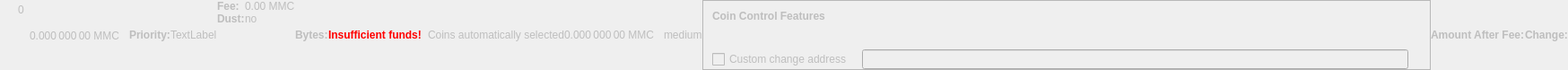
    <widget class="QWidget" name="dummyHideWidget" native="true">
     <property name="enabled">
      <bool>false</bool>
     </property>
     <property name="maximumSize">
      <size>
       <width>100</width>
       <height>22</height>
      </size>
     </property>
     <layout class="QHBoxLayout" name="dummyHideLayout">
      <property name="spacing">
       <number>0</number>
      </property>
      <property name="margin">
       <number>0</number>
      </property>
      <item>
       <layout class="QFormLayout" name="formLayoutCoinControl1">
        <property name="horizontalSpacing">
         <number>10</number>
        </property>
        <property name="verticalSpacing">
         <number>14</number>
        </property>
        <property name="leftMargin">
         <number>10</number>
        </property>
        <property name="topMargin">
         <number>4</number>
        </property>
        <property name="rightMargin">
         <number>6</number>
        </property>
        <item row="0" column="1">
         <widget class="QLabel" name="labelCoinControlBytes">
          <property name="cursor">
           <cursorShape>IBeamCursor</cursorShape>
          </property>
          <property name="contextMenuPolicy">
           <enum>Qt::ActionsContextMenu</enum>
          </property>
          <property name="text">
           <string notr="true">0</string>
          </property>
          <property name="textInteractionFlags">
           <set>Qt::LinksAccessibleByMouse|Qt::TextSelectableByKeyboard|Qt::TextSelectableByMouse</set>
          </property>
         </widget>
        </item>
       </layout>
      </item>
      <item>
       <widget class="QLabel" name="labelCoinControlAfterFee">
        <property name="enabled">
         <bool>false</bool>
        </property>
        <property name="sizePolicy">
         <sizepolicy hsizetype="Fixed" vsizetype="Fixed">
          <horstretch>0</horstretch>
          <verstretch>0</verstretch>
         </sizepolicy>
        </property>
        <property name="minimumSize">
         <size>
          <width>111</width>
          <height>12</height>
         </size>
        </property>
        <property name="maximumSize">
         <size>
          <width>111</width>
          <height>12</height>
         </size>
        </property>
        <property name="cursor">
         <cursorShape>IBeamCursor</cursorShape>
        </property>
        <property name="contextMenuPolicy">
         <enum>Qt::ActionsContextMenu</enum>
        </property>
        <property name="text">
         <string notr="true">0.000 000 00 MMC</string>
        </property>
        <property name="textInteractionFlags">
         <set>Qt::LinksAccessibleByMouse|Qt::TextSelectableByKeyboard|Qt::TextSelectableByMouse</set>
        </property>
       </widget>
      </item>
      <item>
       <widget class="QLabel" name="labelCoinControlPriorityText">
        <property name="enabled">
         <bool>false</bool>
        </property>
        <property name="font">
         <font>
          <weight>75</weight>
          <bold>true</bold>
         </font>
        </property>
        <property name="text">
         <string>Priority:</string>
        </property>
       </widget>
      </item>
      <item>
       <layout class="QHBoxLayout" name="horizontalLayout">
        <item>
         <widget class="QLabel" name="WarningLabel">
          <property name="text">
           <string>TextLabel</string>
          </property>
         </widget>
        </item>
       </layout>
      </item>
      <item>
       <layout class="QFormLayout" name="formLayoutCoinControl3">
        <property name="horizontalSpacing">
         <number>0</number>
        </property>
        <property name="verticalSpacing">
         <number>0</number>
        </property>
        <property name="leftMargin">
         <number>0</number>
        </property>
        <property name="topMargin">
         <number>0</number>
        </property>
        <property name="rightMargin">
         <number>0</number>
        </property>
        <item row="0" column="0">
         <widget class="QLabel" name="labelCoinControlFeeText">
          <property name="enabled">
           <bool>false</bool>
          </property>
          <property name="font">
           <font>
            <weight>75</weight>
            <bold>true</bold>
           </font>
          </property>
          <property name="text">
           <string>Fee:</string>
          </property>
          <property name="margin">
           <number>0</number>
          </property>
         </widget>
        </item>
        <item row="0" column="1">
         <widget class="QLabel" name="labelCoinControlFee">
          <property name="enabled">
           <bool>false</bool>
          </property>
          <property name="cursor">
           <cursorShape>IBeamCursor</cursorShape>
          </property>
          <property name="contextMenuPolicy">
           <enum>Qt::ActionsContextMenu</enum>
          </property>
          <property name="text">
           <string notr="true">0.00 MMC</string>
          </property>
          <property name="textInteractionFlags">
           <set>Qt::LinksAccessibleByMouse|Qt::TextSelectableByKeyboard|Qt::TextSelectableByMouse</set>
          </property>
         </widget>
        </item>
        <item row="1" column="0">
         <widget class="QLabel" name="labelCoinControlLowOutputText">
          <property name="enabled">
           <bool>false</bool>
          </property>
          <property name="font">
           <font>
            <weight>75</weight>
            <bold>true</bold>
           </font>
          </property>
          <property name="text">
           <string>Dust:</string>
          </property>
         </widget>
        </item>
        <item row="1" column="1">
         <widget class="QLabel" name="labelCoinControlLowOutput">
          <property name="enabled">
           <bool>false</bool>
          </property>
          <property name="cursor">
           <cursorShape>IBeamCursor</cursorShape>
          </property>
          <property name="contextMenuPolicy">
           <enum>Qt::ActionsContextMenu</enum>
          </property>
          <property name="text">
           <string>no</string>
          </property>
          <property name="textInteractionFlags">
           <set>Qt::LinksAccessibleByMouse|Qt::TextSelectableByKeyboard|Qt::TextSelectableByMouse</set>
          </property>
         </widget>
        </item>
       </layout>
      </item>
      <item>
       <widget class="QLabel" name="labelCoinControlBytesText">
        <property name="enabled">
         <bool>false</bool>
        </property>
        <property name="font">
         <font>
          <weight>75</weight>
          <bold>true</bold>
         </font>
        </property>
        <property name="text">
         <string>Bytes:</string>
        </property>
       </widget>
      </item>
      <item>
       <layout class="QFormLayout" name="formLayoutCoinControl2">
        <property name="horizontalSpacing">
         <number>0</number>
        </property>
        <property name="verticalSpacing">
         <number>0</number>
        </property>
        <property name="leftMargin">
         <number>0</number>
        </property>
        <property name="topMargin">
         <number>0</number>
        </property>
        <property name="rightMargin">
         <number>0</number>
        </property>
       </layout>
      </item>
      <item>
       <layout class="QHBoxLayout" name="horizontalLayoutCoinControl2">
        <property name="spacing">
         <number>0</number>
        </property>
        <property name="bottomMargin">
         <number>0</number>
        </property>
       </layout>
      </item>
      <item>
       <widget class="QLabel" name="labelCoinControlInsuffFunds">
        <property name="enabled">
         <bool>false</bool>
        </property>
        <property name="minimumSize">
         <size>
          <width>0</width>
          <height>0</height>
         </size>
        </property>
        <property name="font">
         <font>
          <weight>75</weight>
          <bold>true</bold>
         </font>
        </property>
        <property name="styleSheet">
         <string notr="true">color:red;font-weight:bold;</string>
        </property>
        <property name="text">
         <string>Insufficient funds!</string>
        </property>
        <property name="margin">
         <number>5</number>
        </property>
       </widget>
      </item>
      <item>
       <layout class="QFormLayout" name="formLayoutCoinControl4">
        <property name="horizontalSpacing">
         <number>0</number>
        </property>
        <property name="verticalSpacing">
         <number>0</number>
        </property>
        <property name="leftMargin">
         <number>0</number>
        </property>
        <property name="topMargin">
         <number>0</number>
        </property>
        <property name="rightMargin">
         <number>0</number>
        </property>
       </layout>
      </item>
      <item>
       <widget class="QLabel" name="labelCoinControlChangeLabel">
        <property name="enabled">
         <bool>false</bool>
        </property>
        <property name="sizePolicy">
         <sizepolicy hsizetype="Preferred" vsizetype="Expanding">
          <horstretch>0</horstretch>
          <verstretch>0</verstretch>
         </sizepolicy>
        </property>
        <property name="minimumSize">
         <size>
          <width>0</width>
          <height>0</height>
         </size>
        </property>
        <property name="text">
         <string/>
        </property>
        <property name="margin">
         <number>3</number>
        </property>
       </widget>
      </item>
      <item>
       <widget class="QLabel" name="labelCoinControlAutomaticallySelected">
        <property name="enabled">
         <bool>false</bool>
        </property>
        <property name="sizePolicy">
         <sizepolicy hsizetype="Fixed" vsizetype="Fixed">
          <horstretch>0</horstretch>
          <verstretch>0</verstretch>
         </sizepolicy>
        </property>
        <property name="minimumSize">
         <size>
          <width>0</width>
          <height>0</height>
         </size>
        </property>
        <property name="maximumSize">
         <size>
          <width>240</width>
          <height>16777215</height>
         </size>
        </property>
        <property name="text">
         <string>Coins automatically selected</string>
        </property>
        <property name="margin">
         <number>5</number>
        </property>
       </widget>
      </item>
      <item>
       <widget class="QLabel" name="labelCoinControlChange">
        <property name="enabled">
         <bool>false</bool>
        </property>
        <property name="sizePolicy">
         <sizepolicy hsizetype="Fixed" vsizetype="Fixed">
          <horstretch>0</horstretch>
          <verstretch>0</verstretch>
         </sizepolicy>
        </property>
        <property name="minimumSize">
         <size>
          <width>111</width>
          <height>0</height>
         </size>
        </property>
        <property name="maximumSize">
         <size>
          <width>111</width>
          <height>16777215</height>
         </size>
        </property>
        <property name="cursor">
         <cursorShape>IBeamCursor</cursorShape>
        </property>
        <property name="contextMenuPolicy">
         <enum>Qt::ActionsContextMenu</enum>
        </property>
        <property name="text">
         <string notr="true">0.000 000 00 MMC</string>
        </property>
        <property name="textInteractionFlags">
         <set>Qt::LinksAccessibleByMouse|Qt::TextSelectableByKeyboard|Qt::TextSelectableByMouse</set>
        </property>
       </widget>
      </item>
      <item>
       <widget class="QLabel" name="labelCoinControlPriority">
        <property name="enabled">
         <bool>false</bool>
        </property>
        <property name="cursor">
         <cursorShape>IBeamCursor</cursorShape>
        </property>
        <property name="contextMenuPolicy">
         <enum>Qt::ActionsContextMenu</enum>
        </property>
        <property name="text">
         <string>medium</string>
        </property>
        <property name="textInteractionFlags">
         <set>Qt::LinksAccessibleByMouse|Qt::TextSelectableByKeyboard|Qt::TextSelectableByMouse</set>
        </property>
       </widget>
      </item>
      <item>
       <widget class="QFrame" name="frameCoinControl">
        <property name="sizePolicy">
         <sizepolicy hsizetype="Expanding" vsizetype="Expanding">
          <horstretch>0</horstretch>
          <verstretch>0</verstretch>
         </sizepolicy>
        </property>
        <property name="maximumSize">
         <size>
          <width>16777215</width>
          <height>16777215</height>
         </size>
        </property>
        <property name="frameShape">
         <enum>QFrame::StyledPanel</enum>
        </property>
        <property name="frameShadow">
         <enum>QFrame::Sunken</enum>
        </property>
        <layout class="QVBoxLayout" name="verticalLayoutCoinControl2_2">
         <property name="spacing">
          <number>0</number>
         </property>
         <property name="margin">
          <number>0</number>
         </property>
         <item>
          <layout class="QVBoxLayout" name="verticalLayoutCoinControl" stretch="0,0,0,1">
           <property name="spacing">
            <number>0</number>
           </property>
           <property name="leftMargin">
            <number>10</number>
           </property>
           <property name="topMargin">
            <number>10</number>
           </property>
           <item>
            <layout class="QHBoxLayout" name="horizontalLayoutCoinControl1">
             <property name="bottomMargin">
              <number>15</number>
             </property>
             <item>
              <widget class="QLabel" name="labelCoinControlFeatures">
               <property name="enabled">
                <bool>false</bool>
               </property>
               <property name="sizePolicy">
                <sizepolicy hsizetype="Preferred" vsizetype="Maximum">
                 <horstretch>0</horstretch>
                 <verstretch>0</verstretch>
                </sizepolicy>
               </property>
               <property name="font">
                <font>
                 <weight>75</weight>
                 <bold>true</bold>
                </font>
               </property>
               <property name="styleSheet">
                <string notr="true">font-weight:bold;</string>
               </property>
               <property name="text">
                <string>Coin Control Features</string>
               </property>
              </widget>
             </item>
            </layout>
           </item>
           <item>
            <widget class="QWidget" name="widgetCoinControl" native="true">
             <property name="sizePolicy">
              <sizepolicy hsizetype="Preferred" vsizetype="Preferred">
               <horstretch>0</horstretch>
               <verstretch>0</verstretch>
              </sizepolicy>
             </property>
             <property name="minimumSize">
              <size>
               <width>0</width>
               <height>0</height>
              </size>
             </property>
             <property name="styleSheet">
              <string notr="true"/>
             </property>
             <layout class="QHBoxLayout" name="horizontalLayoutCoinControl5_2">
              <property name="margin">
               <number>0</number>
              </property>
              <item>
               <layout class="QHBoxLayout" name="horizontalLayoutCoinControl3">
                <property name="spacing">
                 <number>20</number>
                </property>
                <property name="topMargin">
                 <number>0</number>
                </property>
                <property name="bottomMargin">
                 <number>10</number>
                </property>
               </layout>
              </item>
             </layout>
            </widget>
           </item>
           <item>
            <layout class="QHBoxLayout" name="horizontalLayoutCoinControl4" stretch="0,0,0">
             <property name="spacing">
              <number>12</number>
             </property>
             <property name="sizeConstraint">
              <enum>QLayout::SetDefaultConstraint</enum>
             </property>
             <property name="topMargin">
              <number>5</number>
             </property>
             <property name="rightMargin">
              <number>5</number>
             </property>
             <item>
              <widget class="QCheckBox" name="checkBoxCoinControlChange">
               <property name="enabled">
                <bool>false</bool>
               </property>
               <property name="toolTip">
                <string>If this is activated, but the change address is empty or invalid, change will be sent to a newly generated address.</string>
               </property>
               <property name="text">
                <string>Custom change address</string>
               </property>
              </widget>
             </item>
             <item>
              <widget class="QValidatedLineEdit" name="lineEditCoinControlChange">
               <property name="enabled">
                <bool>false</bool>
               </property>
               <property name="sizePolicy">
                <sizepolicy hsizetype="Expanding" vsizetype="Fixed">
                 <horstretch>0</horstretch>
                 <verstretch>0</verstretch>
                </sizepolicy>
               </property>
              </widget>
             </item>
             <item>
              <widget class="QLabel" name="labelCoinControlChangeLabel_2">
               <property name="sizePolicy">
                <sizepolicy hsizetype="Preferred" vsizetype="Expanding">
                 <horstretch>0</horstretch>
                 <verstretch>0</verstretch>
                </sizepolicy>
               </property>
               <property name="minimumSize">
                <size>
                 <width>0</width>
                 <height>0</height>
                </size>
               </property>
               <property name="text">
                <string/>
               </property>
               <property name="margin">
                <number>3</number>
               </property>
              </widget>
             </item>
            </layout>
           </item>
           <item>
            <spacer name="verticalSpacerCoinControl">
             <property name="orientation">
              <enum>Qt::Vertical</enum>
             </property>
             <property name="sizeHint" stdset="0">
              <size>
               <width>800</width>
               <height>1</height>
              </size>
             </property>
            </spacer>
           </item>
          </layout>
         </item>
        </layout>
       </widget>
      </item>
      <item>
       <widget class="QLabel" name="labelCoinControlAfterFeeText">
        <property name="enabled">
         <bool>false</bool>
        </property>
        <property name="minimumSize">
         <size>
          <width>0</width>
          <height>0</height>
         </size>
        </property>
        <property name="maximumSize">
         <size>
          <width>16777215</width>
          <height>16777215</height>
         </size>
        </property>
        <property name="font">
         <font>
          <weight>75</weight>
          <bold>true</bold>
         </font>
        </property>
        <property name="text">
         <string>Amount After Fee:</string>
        </property>
        <property name="alignment">
         <set>Qt::AlignLeading|Qt::AlignLeft|Qt::AlignVCenter</set>
        </property>
        <property name="margin">
         <number>0</number>
        </property>
       </widget>
      </item>
      <item>
       <widget class="QLabel" name="labelCoinControlChangeText">
        <property name="enabled">
         <bool>false</bool>
        </property>
        <property name="sizePolicy">
         <sizepolicy hsizetype="Preferred" vsizetype="Preferred">
          <horstretch>0</horstretch>
          <verstretch>0</verstretch>
         </sizepolicy>
        </property>
        <property name="minimumSize">
         <size>
          <width>0</width>
          <height>0</height>
         </size>
        </property>
        <property name="maximumSize">
         <size>
          <width>16777215</width>
          <height>16777215</height>
         </size>
        </property>
        <property name="font">
         <font>
          <weight>75</weight>
          <bold>true</bold>
         </font>
        </property>
        <property name="text">
         <string>Change:</string>
        </property>
        <property name="alignment">
         <set>Qt::AlignLeading|Qt::AlignLeft|Qt::AlignVCenter</set>
        </property>
       </widget>
      </item>
     </layout>
    </widget>
